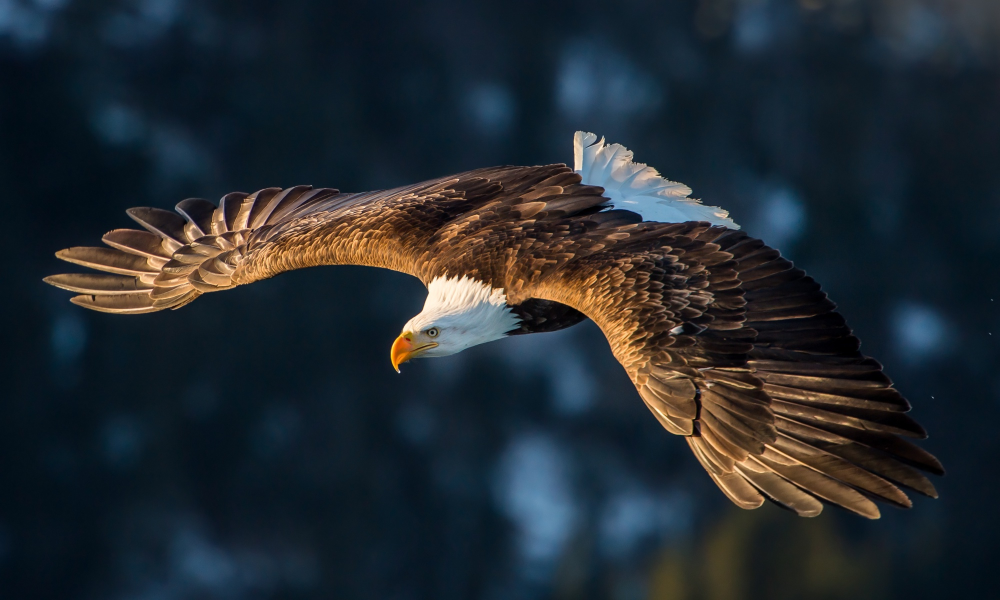
#> input picture assets/eagle.jpg, 2000 x 1200 px (shown at 1/2 size)
$ python play.py
#> lines starting #> are read from the running program, lines starting #| are printed output that depends on the picture
### src/vision_toolkit/io.py
from pathlib import Path
from typing import Literal

import cv2
import numpy as np
_FLAGS = {
    "color" : cv2.IMREAD_COLOR,
    "grayscale" : cv2.IMREAD_GRAYSCALE,
    "unchanged" : cv2.IMREAD_UNCHANGED

}

def load_image(
        path:str | Path,
        mode: Literal["color" , "grayscale" , "unchanged"] = "color",
        rgb: bool = False
    ) -> np.ndarray:
    """Load an image from disk.

    Args:
        path: Path to the image file.
        mode: "color" (3 channels), "grayscale" (1 channel), or
            "unchanged" (keeps alpha channel and bit depth).
        rgb: If True, convert color images from OpenCV's BGR order to RGB.

    Raises:
        FileNotFoundError: If the file does not exist.
        ValueError: If the file exists but cannot be decoded as an image.
    """
#> called with mode = 'color', rgb = False
    path = Path(path)
    if not path.is_file():
        raise FileNotFoundError(f"could not read the image  {str(path)}")

    image = cv2.imread(path,_FLAGS[mode])
#> image is the input picture: shape (1200, 2000, 3); mean B, G, R 48.3, 42.1, 34.6
    if image is None:
        raise ValueError(f"could not decode image (corrupt or unsupported format): {path}")

    if rgb and image.ndim == 3 :
        code = cv2.COLOR_BGRA2RGBA if image.shape[2] == 4 else cv2.COLOR_BGR2RGB
        image = cv2.cvtColor(image, code)
    return image

def describe(image):
    height , width = image.shape[:2]
#> height = 1200; width = 2000
    channels = 1 if image.ndim == 2 else image.shape[2]
#> channels = 3
#| {'width': 2000, 'height': 1200, 'channels': 3, 'dtype': 'uint8', 'min': 0, 'max': 255}
    return {
        "width": width,
        "height": height,
        "channels": channels,
        "dtype": str(image.dtype),
        "min": image.min().item(),
        "max": image.max().item(),
    }

### src/vision_toolkit/adjust.py
import numpy as np


def adjust_brightness(image: np.ndarray, amount: float) -> np.ndarray:
    """Add `amount` to every pixel (new = old + amount), clipped to 0-255."""
#> called with amount = 50
    out = image.astype(np.float32) + amount
    return np.clip(np.round(out), 0, 255).astype(np.uint8)
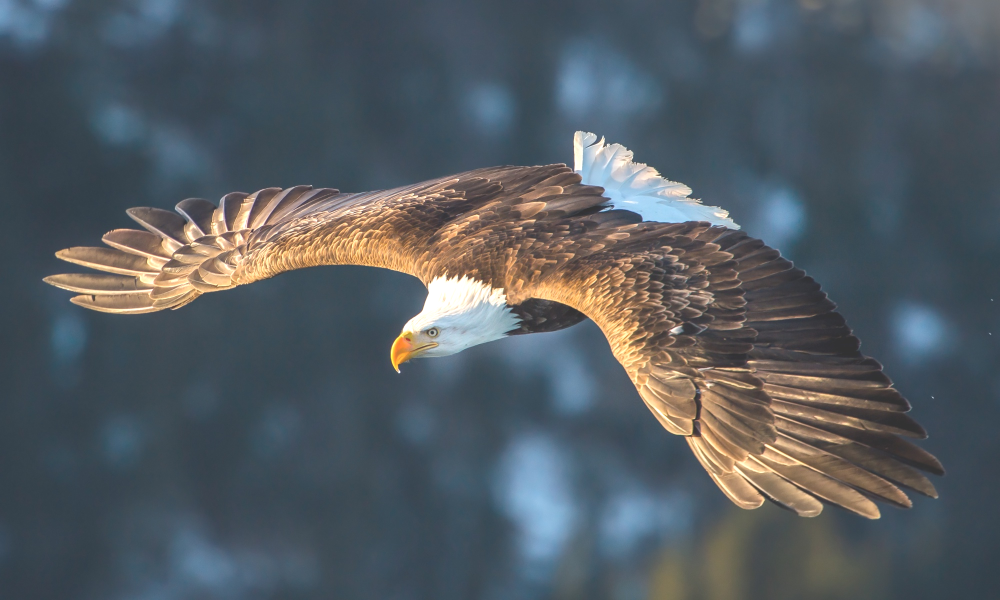
#> returned value: shape (1200, 2000, 3) (shown at 1/2 size); mean of channels 0, 1, 2 98.2, 92, 84.1; drawn as B, G, R


def adjust_contrast(image: np.ndarray, factor: float) -> np.ndarray:
    """Scale pixels away from mid-gray (new = (old - 128) * factor + 128), clipped to 0-255."""
#> called with factor = 1.7
    out = (image.astype(np.float32) - 128) * factor + 128
    return np.clip(np.round(out), 0, 255).astype(np.uint8)
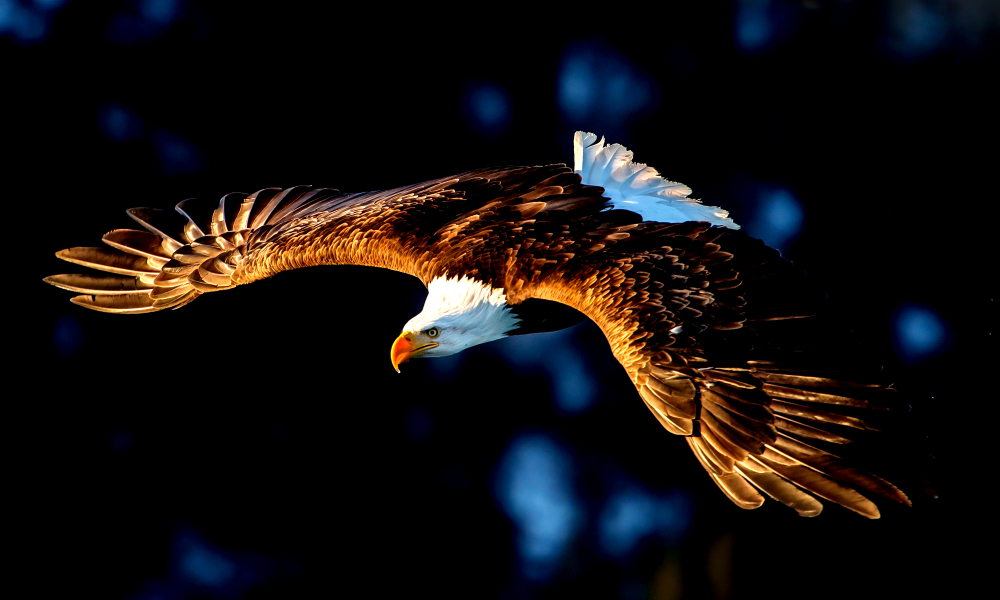
#> returned value: shape (1200, 2000, 3) (shown at 1/2 size); mean of channels 0, 1, 2 15, 15.2, 19.1; drawn as B, G, R

### src/vision_toolkit/play.py
from pathlib import Path

import cv2
import numpy as np

from vision_toolkit.adjust import adjust_brightness, adjust_contrast
from vision_toolkit.io import describe, load_image

ASSETS = Path(__file__).resolve().parents[2] / "assets"

img = load_image(ASSETS / "eagle.jpg")  # BGR np.ndarray, dtype uint8
print(describe(img))

brighter = adjust_brightness(img, 50)
contrasted = adjust_contrast(img, 1.7)

# original | brighter | contrasted, side by side
comparison = np.hstack([img, brighter, contrasted])
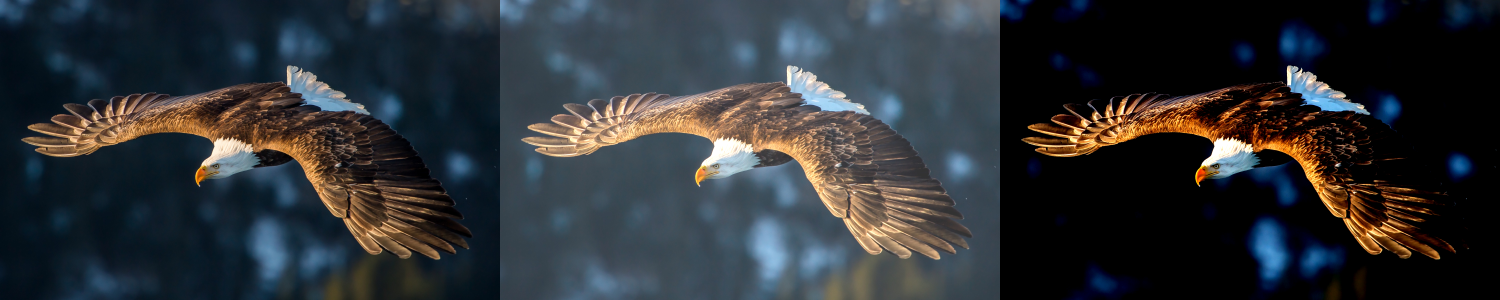
#> comparison: shape (1200, 6000, 3) (shown at 1/4 size); mean B, G, R 53.8, 49.8, 46

cv2.namedWindow("Result", cv2.WINDOW_NORMAL)  # resizable window, image scales to fit
cv2.resizeWindow("Result", 1500, 300)
cv2.imshow("Result", comparison)
cv2.waitKey(0)
cv2.destroyAllWindows()
